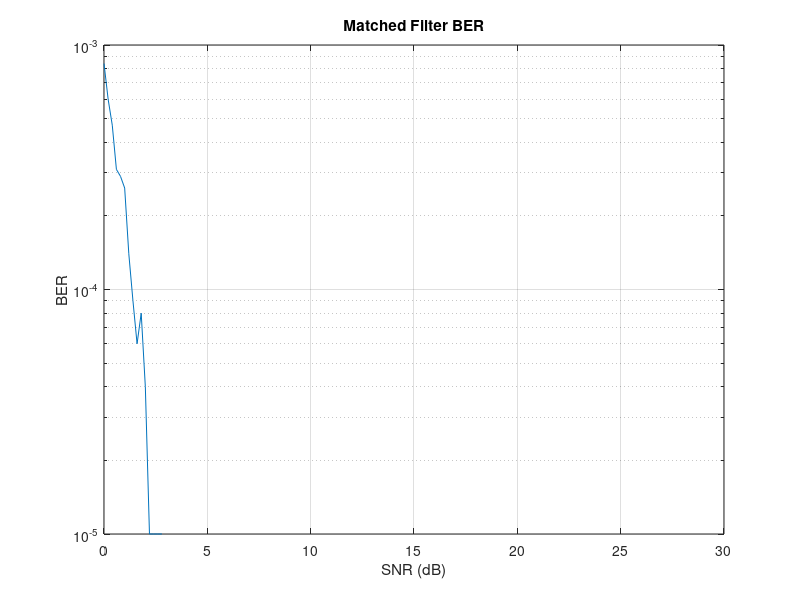

MATLAB code for this plot:
clc;
clear;
close all;

N = 1e5;

bits = randi([0 1], 1, N);

m = 20;
tx_signal = repelem(bits, m);

snr_db = 0:0.2:30;

BER = zeros(size(snr_db));

s1 = ones(1, m);
s2 = zeros(1, m);

h_mf = fliplr(s1 - s2);

for k = 1:length(snr_db)
    
    rx_signal = awgn(tx_signal, snr_db(k), 'measured');
    
    mf_output = conv(rx_signal, h_mf);
    
    sampled_output = mf_output(m:m:end);
    
    threshold  = m / 2;
    
    
    detected_bits = sampled_output > threshold;
    BER(k) = sum(xor(bits, detected_bits)) / N;

end

figure;
semilogy(snr_db, BER);
xlabel('SNR (dB)');
ylabel('BER');
title('Matched Filter BER');
grid on;
